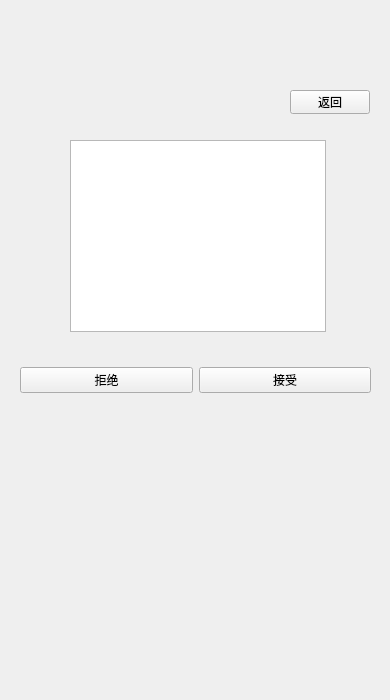
<?xml version="1.0" encoding="UTF-8"?>
<ui version="4.0">
 <class>New_friend</class>
 <widget class="QWidget" name="New_friend">
  <property name="geometry">
   <rect>
    <x>0</x>
    <y>0</y>
    <width>390</width>
    <height>700</height>
   </rect>
  </property>
  <property name="minimumSize">
   <size>
    <width>390</width>
    <height>700</height>
   </size>
  </property>
  <property name="maximumSize">
   <size>
    <width>390</width>
    <height>700</height>
   </size>
  </property>
  <property name="windowTitle">
   <string>Form</string>
  </property>
  <widget class="QPushButton" name="btn_back">
   <property name="geometry">
    <rect>
     <x>290</x>
     <y>90</y>
     <width>80</width>
     <height>24</height>
    </rect>
   </property>
   <property name="text">
    <string>返回</string>
   </property>
  </widget>
  <widget class="QWidget" name="widget" native="true">
   <property name="geometry">
    <rect>
     <x>20</x>
     <y>350</y>
     <width>351</width>
     <height>61</height>
    </rect>
   </property>
   <layout class="QHBoxLayout" name="horizontalLayout">
    <item>
     <widget class="QPushButton" name="btn_reject">
      <property name="text">
       <string>拒绝</string>
      </property>
     </widget>
    </item>
    <item>
     <widget class="QPushButton" name="btn_accept">
      <property name="text">
       <string>接受</string>
      </property>
     </widget>
    </item>
   </layout>
  </widget>
  <widget class="QListWidget" name="listWidget">
   <property name="geometry">
    <rect>
     <x>70</x>
     <y>140</y>
     <width>256</width>
     <height>192</height>
    </rect>
   </property>
  </widget>
 </widget>
 <resources/>
 <connections/>
</ui>
